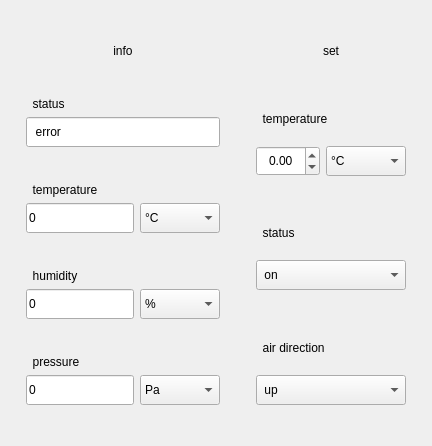
      <widget class="QWidget" name="tab_3">
       <attribute name="title">
        <string> Device №3 </string>
       </attribute>
       <layout class="QHBoxLayout" name="horizontalLayout_5">
        <item>
         <layout class="QVBoxLayout" name="infoLayout_3">
          <property name="leftMargin">
           <number>15</number>
          </property>
          <property name="topMargin">
           <number>15</number>
          </property>
          <property name="rightMargin">
           <number>15</number>
          </property>
          <property name="bottomMargin">
           <number>15</number>
          </property>
          <item>
           <widget class="QLabel" name="infoLabel_3">
            <property name="sizePolicy">
             <sizepolicy hsizetype="Preferred" vsizetype="Fixed">
              <horstretch>0</horstretch>
              <verstretch>0</verstretch>
             </sizepolicy>
            </property>
            <property name="minimumSize">
             <size>
              <width>0</width>
              <height>50</height>
             </size>
            </property>
            <property name="text">
             <string>info</string>
            </property>
            <property name="alignment">
             <set>Qt::AlignCenter</set>
            </property>
           </widget>
          </item>
          <item>
           <layout class="QVBoxLayout" name="temperatureLayout_9">
            <property name="topMargin">
             <number>15</number>
            </property>
            <property name="bottomMargin">
             <number>15</number>
            </property>
            <item>
             <widget class="QLabel" name="temperatureLabel_6">
              <property name="text">
               <string>  status</string>
              </property>
             </widget>
            </item>
            <item>
             <widget class="QLineEdit" name="lineEdit_12">
              <property name="minimumSize">
               <size>
                <width>0</width>
                <height>30</height>
               </size>
              </property>
              <property name="text">
               <string>  error</string>
              </property>
              <property name="readOnly">
               <bool>true</bool>
              </property>
             </widget>
            </item>
           </layout>
          </item>
          <item>
           <layout class="QVBoxLayout" name="temperatureLayout_5">
            <property name="topMargin">
             <number>15</number>
            </property>
            <property name="bottomMargin">
             <number>15</number>
            </property>
            <item>
             <widget class="QLabel" name="temperatureLabel_3">
              <property name="text">
               <string>  temperature</string>
              </property>
             </widget>
            </item>
            <item>
             <layout class="QHBoxLayout" name="temperatureLayout_6">
              <item>
               <widget class="QLineEdit" name="lineEdit_7">
                <property name="minimumSize">
                 <size>
                  <width>0</width>
                  <height>30</height>
                 </size>
                </property>
                <property name="text">
                 <string>0</string>
                </property>
                <property name="readOnly">
                 <bool>true</bool>
                </property>
               </widget>
              </item>
              <item>
               <widget class="QComboBox" name="comboBox_18">
                <property name="minimumSize">
                 <size>
                  <width>80</width>
                  <height>30</height>
                 </size>
                </property>
                <item>
                 <property name="text">
                  <string>°C</string>
                 </property>
                </item>
                <item>
                 <property name="text">
                  <string>°F</string>
                 </property>
                </item>
                <item>
                 <property name="text">
                  <string>K</string>
                 </property>
                </item>
               </widget>
              </item>
             </layout>
            </item>
           </layout>
          </item>
          <item>
           <layout class="QVBoxLayout" name="humidityLayout_5">
            <property name="topMargin">
             <number>15</number>
            </property>
            <property name="bottomMargin">
             <number>15</number>
            </property>
            <item>
             <widget class="QLabel" name="humidityLabel_3">
              <property name="text">
               <string>  humidity</string>
              </property>
             </widget>
            </item>
            <item>
             <layout class="QHBoxLayout" name="humidityLayout_6">
              <item>
               <widget class="QLineEdit" name="lineEdit_8">
                <property name="minimumSize">
                 <size>
                  <width>0</width>
                  <height>30</height>
                 </size>
                </property>
                <property name="text">
                 <string>0</string>
                </property>
                <property name="readOnly">
                 <bool>true</bool>
                </property>
               </widget>
              </item>
              <item>
               <widget class="QComboBox" name="comboBox_19">
                <property name="minimumSize">
                 <size>
                  <width>80</width>
                  <height>30</height>
                 </size>
                </property>
                <property name="maximumSize">
                 <size>
                  <width>100</width>
                  <height>16777215</height>
                 </size>
                </property>
                <item>
                 <property name="text">
                  <string>%</string>
                 </property>
                </item>
               </widget>
              </item>
             </layout>
            </item>
           </layout>
          </item>
          <item>
           <layout class="QVBoxLayout" name="pressureLayout_5">
            <property name="topMargin">
             <number>15</number>
            </property>
            <property name="bottomMargin">
             <number>15</number>
            </property>
            <item>
             <widget class="QLabel" name="pressureLabel_3">
              <property name="text">
               <string>  pressure</string>
              </property>
             </widget>
            </item>
            <item>
             <layout class="QHBoxLayout" name="pressureLayout_6">
              <item>
               <widget class="QLineEdit" name="lineEdit_9">
                <property name="minimumSize">
                 <size>
                  <width>0</width>
                  <height>30</height>
                 </size>
                </property>
                <property name="text">
                 <string>0</string>
                </property>
                <property name="readOnly">
                 <bool>true</bool>
                </property>
               </widget>
              </item>
              <item>
               <widget class="QComboBox" name="comboBox_20">
                <property name="minimumSize">
                 <size>
                  <width>80</width>
                  <height>30</height>
                 </size>
                </property>
                <property name="maximumSize">
                 <size>
                  <width>16777215</width>
                  <height>16777215</height>
                 </size>
                </property>
                <item>
                 <property name="text">
                  <string>Pa</string>
                 </property>
                </item>
                <item>
                 <property name="text">
                  <string>mmHg</string>
                 </property>
                </item>
               </widget>
              </item>
             </layout>
            </item>
           </layout>
          </item>
         </layout>
        </item>
        <item>
         <layout class="QVBoxLayout" name="setLayout_3">
          <property name="leftMargin">
           <number>15</number>
          </property>
          <property name="topMargin">
           <number>15</number>
          </property>
          <property name="rightMargin">
           <number>15</number>
          </property>
          <property name="bottomMargin">
           <number>15</number>
          </property>
          <item>
           <widget class="QLabel" name="setLabel_3">
            <property name="sizePolicy">
             <sizepolicy hsizetype="Expanding" vsizetype="Maximum">
              <horstretch>0</horstretch>
              <verstretch>1</verstretch>
             </sizepolicy>
            </property>
            <property name="minimumSize">
             <size>
              <width>0</width>
              <height>50</height>
             </size>
            </property>
            <property name="text">
             <string>set</string>
            </property>
            <property name="alignment">
             <set>Qt::AlignCenter</set>
            </property>
           </widget>
          </item>
          <item>
           <layout class="QVBoxLayout" name="temperatureSetLayout_5">
            <property name="topMargin">
             <number>15</number>
            </property>
            <property name="bottomMargin">
             <number>15</number>
            </property>
            <item>
             <widget class="QLabel" name="temperatureSetLabel_3">
              <property name="text">
               <string>  temperature</string>
              </property>
             </widget>
            </item>
            <item>
             <layout class="QHBoxLayout" name="temperatureSetLayout_6">
              <item>
               <widget class="QDoubleSpinBox" name="doubleSpinBox_3">
                <property name="minimumSize">
                 <size>
                  <width>0</width>
                  <height>30</height>
                 </size>
                </property>
                <property name="alignment">
                 <set>Qt::AlignCenter</set>
                </property>
                <property name="minimum">
                 <double>-60.000000000000000</double>
                </property>
                <property name="maximum">
                 <double>370.000000000000000</double>
                </property>
               </widget>
              </item>
              <item>
               <widget class="QComboBox" name="comboBox_15">
                <property name="minimumSize">
                 <size>
                  <width>80</width>
                  <height>30</height>
                 </size>
                </property>
                <item>
                 <property name="text">
                  <string>°C</string>
                 </property>
                </item>
                <item>
                 <property name="text">
                  <string>°F</string>
                 </property>
                </item>
                <item>
                 <property name="text">
                  <string>K</string>
                 </property>
                </item>
               </widget>
              </item>
             </layout>
            </item>
           </layout>
          </item>
          <item>
           <layout class="QVBoxLayout" name="statusLayout_3">
            <property name="topMargin">
             <number>15</number>
            </property>
            <property name="bottomMargin">
             <number>15</number>
            </property>
            <item>
             <widget class="QLabel" name="statusLabel_3">
              <property name="text">
               <string>  status</string>
              </property>
             </widget>
            </item>
            <item>
             <layout class="QVBoxLayout" name="verticalLayout_15">
              <item>
               <widget class="QComboBox" name="comboBox_16">
                <property name="minimumSize">
                 <size>
                  <width>0</width>
                  <height>30</height>
                 </size>
                </property>
                <item>
                 <property name="text">
                  <string> on</string>
                 </property>
                </item>
                <item>
                 <property name="text">
                  <string> off</string>
                 </property>
                </item>
                <item>
                 <property name="text">
                  <string> tech support</string>
                 </property>
                </item>
               </widget>
              </item>
             </layout>
            </item>
           </layout>
          </item>
          <item>
           <layout class="QVBoxLayout" name="directionLayout_3">
            <property name="topMargin">
             <number>15</number>
            </property>
            <property name="bottomMargin">
             <number>15</number>
            </property>
            <item>
             <widget class="QLabel" name="directionLabel_3">
              <property name="text">
               <string>  air direction</string>
              </property>
             </widget>
            </item>
            <item>
             <layout class="QVBoxLayout" name="verticalLayout_16">
              <item>
               <widget class="QComboBox" name="comboBox_17">
                <property name="minimumSize">
                 <size>
                  <width>0</width>
                  <height>30</height>
                 </size>
                </property>
                <item>
                 <property name="text">
                  <string> up</string>
                 </property>
                </item>
                <item>
                 <property name="text">
                  <string> down</string>
                 </property>
                </item>
               </widget>
              </item>
             </layout>
            </item>
           </layout>
          </item>
         </layout>
        </item>
       </layout>
      </widget>
